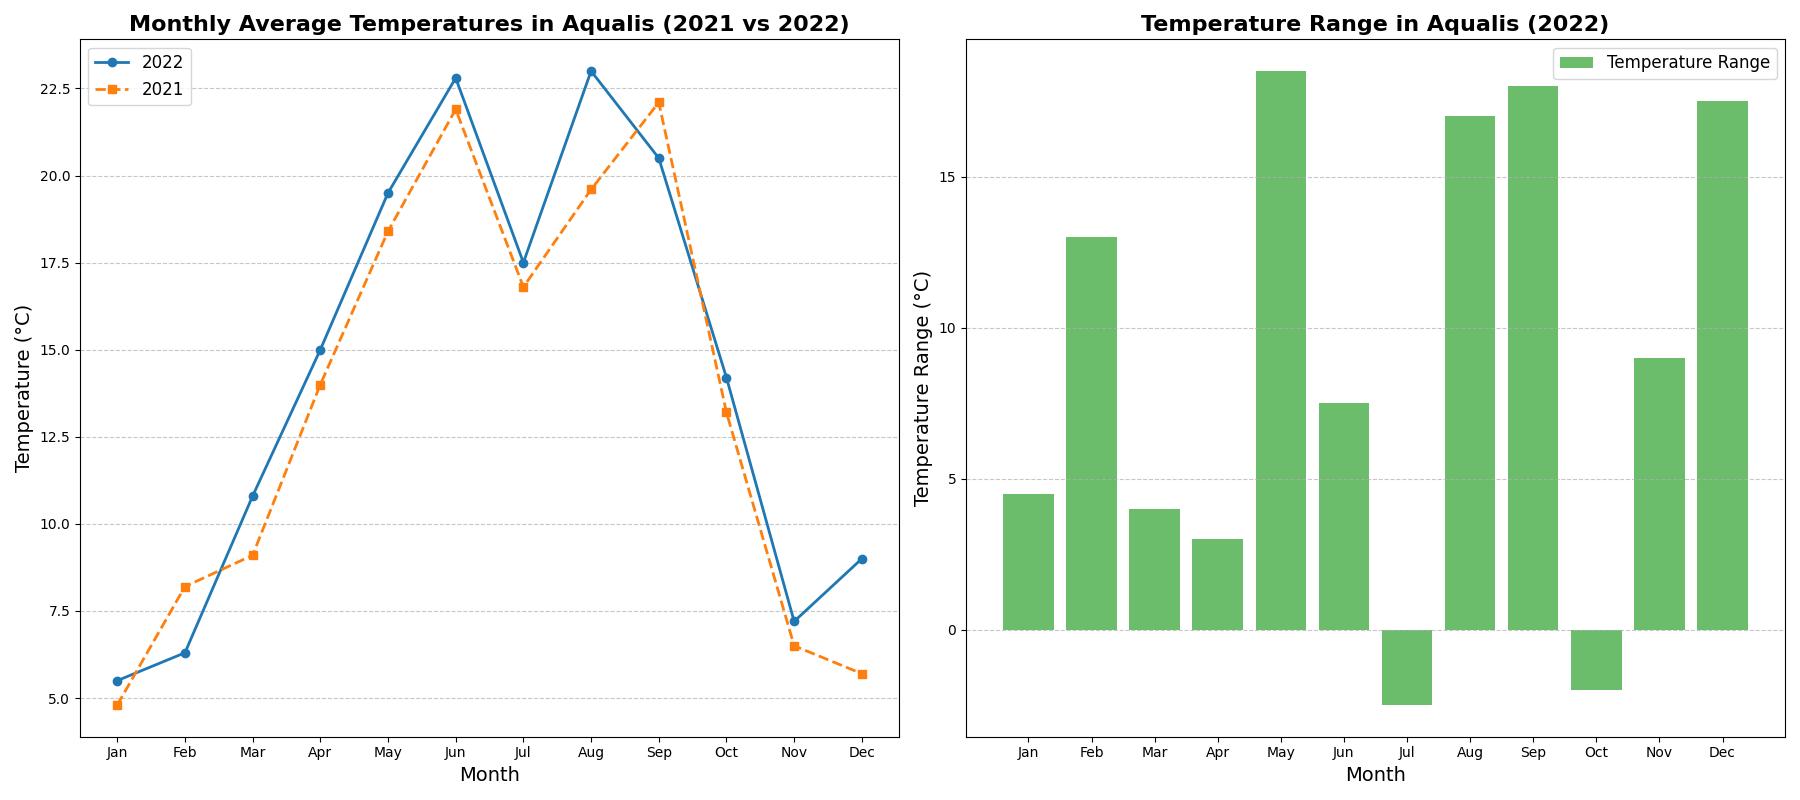

Generate this figure with Python:
import matplotlib.pyplot as plt
import numpy as np

# Data for monthly average temperatures in Aqualis (°C)
months = np.arange(1, 13)
avg_temperatures_2022 = np.array([5.5, 6.3, 10.8, 15.0, 19.5, 22.8, 17.5, 23.0, 20.5, 14.2, 7.2, 9.0])
avg_temperatures_2021 = np.array([4.8, 8.2, 9.1, 14.0, 18.4, 21.9, 16.8, 19.6, 22.1, 13.2, 6.5, 5.7])

# High and Low temperatures for each month in 2022
high_temperatures_2022 = np.array([8.0, 17.5, 10.0, 20.0, 28.5, 22.5, 15.0, 29.0, 26.0, 9.0, 12.0, 24.0])
low_temperatures_2022 = np.array([3.5, 4.5, 6.0, 17.0, 10.0, 15.0, 17.5, 12.0, 8.0, 11.0, 3.0, 6.5])

# Calculating the temperature range (difference between high and low temperatures)
temperature_range_2022 = high_temperatures_2022 - low_temperatures_2022

# Create a figure with two subplots
fig, (ax1, ax2) = plt.subplots(1, 2, figsize=(18, 8))

# Line chart for monthly average temperatures
ax1.plot(months, avg_temperatures_2022, marker='o', linestyle='-', color='#1f77b4', linewidth=2, label='2022')
ax1.plot(months, avg_temperatures_2021, marker='s', linestyle='--', color='#ff7f0e', linewidth=2, label='2021')

# Adding Titles and Labels
ax1.set_title('Monthly Average Temperatures in Aqualis (2021 vs 2022)', fontsize=16, fontweight='bold')
ax1.set_xlabel('Month', fontsize=14)
ax1.set_ylabel('Temperature (°C)', fontsize=14)
ax1.set_xticks(months)
ax1.set_xticklabels(['Jan', 'Feb', 'Mar', 'Apr', 'May', 'Jun', 'Jul', 'Aug', 'Sep', 'Oct', 'Nov', 'Dec'])
ax1.grid(axis='y', linestyle='--', alpha=0.7)
ax1.legend(loc='upper left', fontsize=12)

# Plot for temperature range (difference between high and low temperatures)
ax2.bar(months, temperature_range_2022, color='#2ca02c', label='Temperature Range', alpha=0.7)

# Adding Titles and Labels
ax2.set_title('Temperature Range in Aqualis (2022)', fontsize=16, fontweight='bold')
ax2.set_xlabel('Month', fontsize=14)
ax2.set_ylabel('Temperature Range (°C)', fontsize=14)
ax2.set_xticks(months)
ax2.set_xticklabels(['Jan', 'Feb', 'Mar', 'Apr', 'May', 'Jun', 'Jul', 'Aug', 'Sep', 'Oct', 'Nov', 'Dec'])
ax2.grid(axis='y', linestyle='--', alpha=0.7)
ax2.legend(loc='upper right', fontsize=12)

plt.tight_layout()
plt.show()
